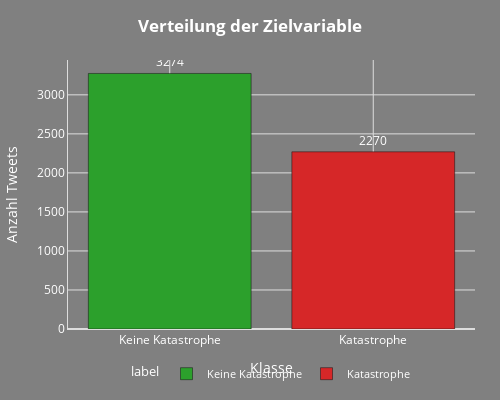

Notebook cell for this chart:
### Markdown cell above
# Erweiterte EDA

### Code cell
# 3. EXPLORATIVE DATENANALYSE (EDA)
# Wir nutzen nun das bereinigte DataFrame df_Cleaning für die Analyse

# 3.2 Visualisierungen
plot_target_distribution(df_Cleaning)

### Figure 1 — Plotly figure (JSON) as saved in the notebook; plotly's stock layout.template omitted (floating-point values rounded to 4 significant figures)
{"data": [{"hovertemplate": "label=%{x}<br>count=%{text}<extra></extra>", "legendgroup": "Keine Katastrophe", "marker": {"color": "#2ca02c", "pattern": {"shape": ""}}, "name": "Keine Katastrophe", "orientation": "v", "showlegend": true, "text": [3274.0], "textposition": "outside", "x": ["Keine Katastrophe"], "xaxis": "x", "y": [3274], "yaxis": "y", "type": "bar"}, {"hovertemplate": "label=%{x}<br>count=%{text}<extra></extra>", "legendgroup": "Katastrophe", "marker": {"color": "#d62728", "pattern": {"shape": ""}}, "name": "Katastrophe", "orientation": "v", "showlegend": true, "text": [2270.0], "textposition": "outside", "x": ["Katastrophe"], "xaxis": "x", "y": [2270], "yaxis": "y", "type": "bar"}], "layout": {"xaxis": {"anchor": "y", "domain": [0.0, 1.0], "title": {"text": "Klasse"}, "categoryorder": "array", "categoryarray": ["Keine Katastrophe", "Katastrophe"], "gridcolor": "#dddddd", "zerolinecolor": "#dddddd", "showline": true, "linewidth": 1, "linecolor": "#dddddd"}, "yaxis": {"anchor": "x", "domain": [0.0, 1.0], "title": {"text": "Anzahl Tweets"}, "gridcolor": "#dddddd", "zerolinecolor": "#dddddd", "showline": true, "linewidth": 1, "linecolor": "#dddddd"}, "legend": {"title": {"text": "label"}, "tracegroupgap": 0, "font": {"color": "#FFFFFF", "size": 11}, "orientation": "h", "yanchor": "bottom", "y": -0.22, "xanchor": "center", "x": 0.5}, "margin": {"t": 60, "l": 60, "r": 25, "b": 48}, "barmode": "relative", "font": {"color": "#FFFFFF"}, "title": {"text": "<b>Verteilung der Zielvariable</b>", "y": 0.95, "x": 0.5, "xanchor": "center", "yanchor": "top"}, "paper_bgcolor": "#808080", "plot_bgcolor": "#808080", "width": 500, "height": 400}}
